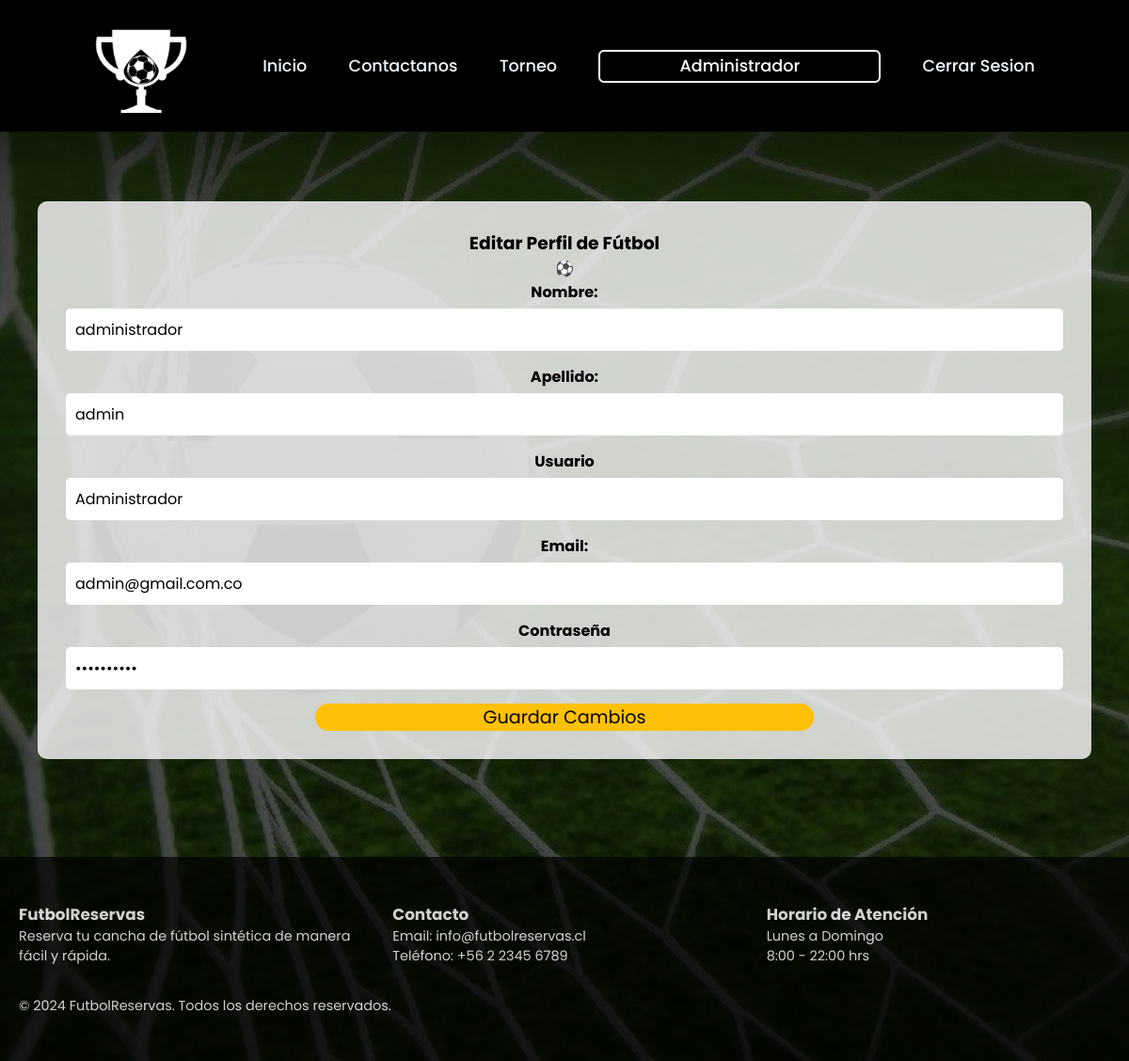
Screenshot of /app/GoldenPlayer/user/profile.php (signed in) with the database file from the repository.
### tables this page shows
CREATE TABLE `usuarios` (
  `id` int(11) NOT NULL,
  `nombre` varchar(15) NOT NULL,
  `apellido` varchar(15) NOT NULL,
  `username` varchar(50) NOT NULL,
  `email` varchar(100) NOT NULL,
  `password_hash` varchar(255) NOT NULL,
  `created_at` datetime DEFAULT current_timestamp(),
  `rol` varchar(10) DEFAULT NULL
);

### app/GoldenPlayer/user/profile.php (the view, shortened to what this page needs)
<?php
$conn = conexion();
$id = $_SESSION["id"];
$sql = "SELECT * FROM usuarios WHERE id='$id'";
$query = mysqli_query($conn, $sql);
$row = mysqli_fetch_array($query);
?>
<!DOCTYPE html>
<html lang="en">
<head>
    <link rel="stylesheet" href="../css/profile.css">
    <link rel="stylesheet"
        href="https://cdn.jsdelivr.net/npm/@fortawesome/fontawesome-free@6.6.0/css/fontawesome.min.css"
>
</head>
<body>
    <header>
        <img src="../img/logo.png" class="logo">
        <div class="menu-toggle" onclick="toggleMenu()">☰</div>
        <nav class="navegation">
            <a href="home.php">Inicio</a>
            <a href="contacto.php">Contactanos</a>
            <a href="torneo.php">Torneo</a>
            <button class="btnLogin-popup" onclick="window.location.href='profile.php'"><?php
            echo $_SESSION["username"];
            ?></button>
            <a href="../controlador/login/controladorCerrar.php" class="btnc">Cerrar Sesion</a>
        </nav>
    </header>
    <br><br>
    <section class="hero">
        <div class="container">
            <section class="motivacion">
                <h1>Editar Perfil de Fútbol</h1>
                <div class="profile-pic">⚽</div>
                <form action="../controlador/usuarios/cambiarUsuario.php" method="post">
                    <label for="nombre">Nombre:</label>
                    <input type="text" id="nombre" name="nombre" placeholder="<?= $row['nombre'] ?>" value="<?= $row['nombre'] ?>" required>
                    <label for="apellido">Apellido:</label>
                    <input type="text" id="apellido" name="apellido" placeholder="<?= $row['apellido'] ?>" value="<?= $row['apellido'] ?>" required>
                    <label for="equipo">Usuario</label>
                    <input type="text" id="username" name="username" placeholder="<?= $row['username'] ?>" value="<?= $row['username'] ?>" required>
                    <label for="email">Email:</label>
                    <input type="email" id="email" name="email" placeholder="<?= $row['email'] ?>" value="<?= $row['email'] ?>" required>
                    <label for="equipo">Contraseña</label>
                    <input type="password" id="password" name="password" placeholder="<?= $row['password_hash'] ?>" value="<?= $row['password_hash'] ?>" required>
                    <center>
                        <button type="submit">Guardar Cambios</button>
                    </center>
                </form>
            </section>
        </div>
    </section>
    <footer class="footer">
        <div class="container">
            <div class="footer-grid">
                <div>
                    <h3 class="footer-title">FutbolReservas</h3>
                    <p>Reserva tu cancha de fútbol sintética de manera fácil y rápida.</p>
                </div>
                <div>
                    <h3 class="footer-title">Contacto</h3>
                    <p>Email: info@futbolreservas.cl</p>
                    <p>Teléfono: +56 2 2345 6789</p>
                </div>
                <div>
                    <h3 class="footer-title">Horario de Atención</h3>
                    <p>Lunes a Domingo</p>
                    <p>8:00 - 22:00 hrs</p>
                </div>
            </div>
            <div class="footer-bottom">
                <p>© 2024 FutbolReservas. Todos los derechos reservados.</p>
            </div>
        </div>
    </footer>
</body>
</html>

### app/GoldenPlayer/css/profile.css (style rules this page uses)
* { margin: 0; padding: 0; box-sizing: border-box; font-family: 'Poppins', sans-serif; }
body { justify-content: center; align-items: center; min-height: 100vh; background: url('../img/background.jpg') no-repeat; background-size: cover; background-position: center; padding-top: 80px; }
header { position: fixed; top: 0; left: 0; width: 100%; padding: 20px 100px; display: flex; justify-content: space-between; align-items: center; z-index: 99; background: rgb(0, 0, 0); backdrop-filter: blur(100%); }
.logo { width: 100px; height: auto; margin-right: 15px; object-fit: contain; }
.navegation a { position: relative; font-size: 1.1em; color: aliceblue; text-decoration: none; font-weight: 500; margin-left: 40px; }
.navegation a::after { content: ''; position: absolute; left: 0; bottom: -6px; width: 100%; height: 3px; background: #fff; border-radius: 5px; transform-origin: right; transform: scaleX(0); transition: transform .5s; }
.navegation .btnLogin-popup { width: 300px; height: 35px; background: transparent; border: 2px solid #fff; outline: none; border-radius: 6px; cursor: pointer; font-size: 1.1em; color: #fff; font-weight: 500; margin-left: 40px; transition: .5s; }
.hero { background: none; padding: 64px 0; text-align: center; }
.footer { background-color: #000000de; color: white; padding: 48px 0; }
.footer-grid { display: grid; grid-template-columns: 1fr; gap: 32px; margin-bottom: 32px; }
@media (min-width: 768px) { .footer-grid { grid-template-columns: repeat(3, 1fr); } }
.container { max-width: 1200px; margin: 0 auto; padding: 0 20px; box-sizing: border-box; }
.motivacion { text-align: center; padding: 30px; background: rgba(255, 255, 255, 0.8); margin: 20px; border-radius: 10px; }
form { display: flex; flex-direction: column; }
label { margin-bottom: 5px; font-weight: bold; }
input, select { padding: 10px; margin-bottom: 15px; border: none; border-radius: 5px; font-size: 1em; }
button { background: #FFC107; width: 50%; color: #000; border: none; border-radius: 20px; font-size: 1.2em; cursor: pointer; transition: background 0.3s; }
.footer { margin-top: 20px; font-size: 0.9em; opacity: 0.8; }

### rows the page displays
usuarios: nombre "administrador", apellido "admin", username "Administrador", email "admin@gmail.com.co"

### other values shown
$_SESSION["username"] "Administrador"
